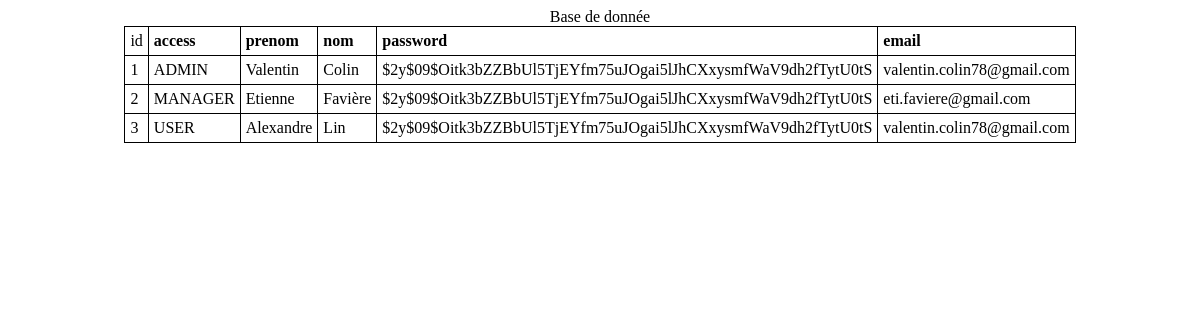
/DataBase.php, run on an earlier commit of the app's database.
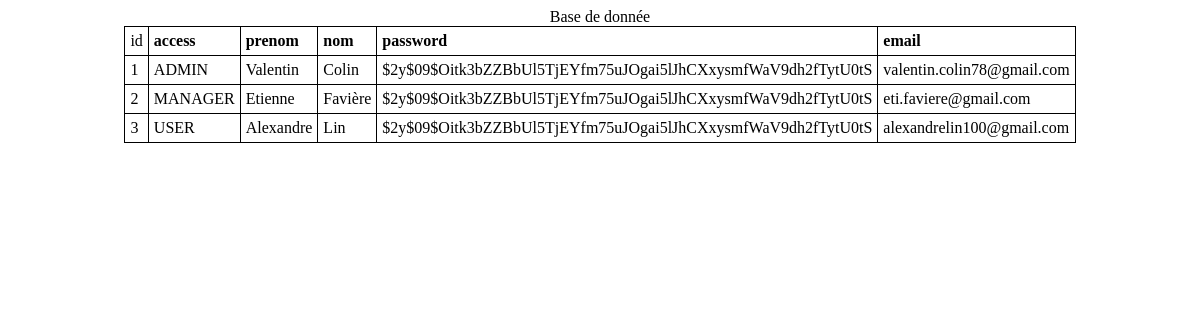
And on a later commit of the database.
### tables this page shows
CREATE TABLE `members` (
  `id` int(11) UNSIGNED NOT NULL COMMENT '(NE PAS REMPLIR)',
  `id_manager` int(11) DEFAULT NULL COMMENT '(À remplir automatique via php)',
  `access` set('ADMIN','MANAGER','USER','') DEFAULT NULL COMMENT 'Détermine le rôle (et donc les droit d''accès) du compte suivant',
  `password` varchar(255) NOT NULL DEFAULT 'password' COMMENT 'À remplir',
  `email` varchar(255) NOT NULL COMMENT 'À remplir',
  `prenom` varchar(255) NOT NULL DEFAULT 'FIRST_NAME_UNDEFINED' COMMENT 'À remplir',
  `nom` varchar(255) NOT NULL DEFAULT 'LAST_NAME_UNDEFINED' COMMENT 'À remplir',
  `birthday_date` date DEFAULT NULL COMMENT 'À remplir',
  `aviation_licence_date` date DEFAULT NULL COMMENT 'À remplir',
  `inscription_date` timestamp NULL DEFAULT CURRENT_TIMESTAMP COMMENT 'À compléter automatiquement via PHP',
  `last_login` timestamp NOT NULL DEFAULT CURRENT_TIMESTAMP COMMENT 'À compléter automatiquement via PHP',
  `banned` tinyint(1) NOT NULL DEFAULT '0' COMMENT 'Status du membre comme étant banni du site web'
);

### showDB.php (the view, shortened to what this page needs)
<?php
$bdd = new PDO('mysql:host=localhost;dbname=Humbie', 'root', 'root', array(PDO::ATTR_ERRMODE => PDO::ERRMODE_EXCEPTION));
$reponse = $bdd->query('
	SELECT id, access , prenom, nom, email, password
	FROM Members
	ORDER BY access');
echo '<table>';
echo '<caption>Base de donnée</caption>';
echo '<tr>
		<td> id      </td>
		<td><strong> access   </strong></td>
		<td><strong> prenom   </strong></td>
		<td><strong> nom      </strong></td>
		<td><strong> password </strong></td>
		<td><strong> email    </strong></td>
	  </tr>';
while ($donnees = $reponse->fetch())
{
	echo 	'<tr>' .
				'<td>' . $donnees['id']       . '</td>' .
				'<td>' . $donnees['access']   . '</td>' .
				'<td>' . $donnees['prenom']   . '</td>' .
				'<td>' . $donnees['nom']      . '</td>' .
				'<td>' . $donnees['password'] . '</td>' .
				'<td>' . $donnees['email'] . '</td>' .
			'</tr>';
}
echo '</table>';
?>

### DataBase.php (shortened to what this page needs)
<!doctype html>
<html lang="fr">
<head>
    <link rel="stylesheet" href="css/DataBase.css">
</head>
<body>
    <div>
        <center>
            <?php include("showDB.php"); ?>
        </center>
    </div>
</body>
</html>

### css/Database.css (style rules this page uses)
table { border-collapse: collapse; }
td { border: 1px solid black; padding: 5px; }

What changed in the data, as far as the page shows it:
changed members "USER": email "valentin.colin78@gmail.com" → "alexandrelin100@gmail.com"
